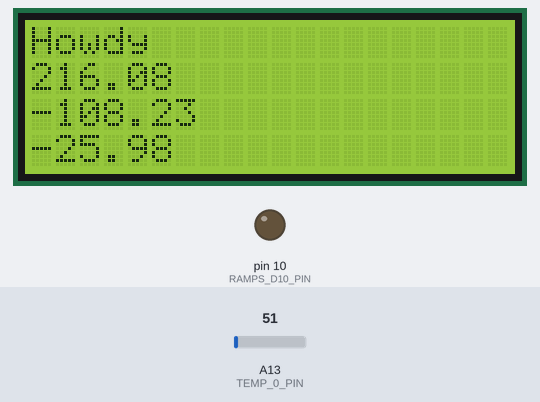
A sketch run on a simulated Arduino Mega 2560, built with avr-gcc and run on an emulated ATmega2560. On the bench: 20×4 character LCD, output pins drawn as LEDs (lit = HIGH). The test bench sets the inputs (shaded band); at power-on: A13 (TEMP_0_PIN) = 51.

Above: at 1.27 s.
1.3 s: A13 (TEMP_0_PIN) set to 163
At 1.38 s:
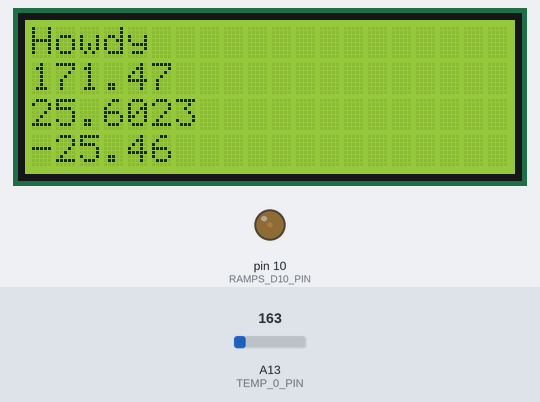
3.1 s: A13 (TEMP_0_PIN) set to 112
At 3.17 s:
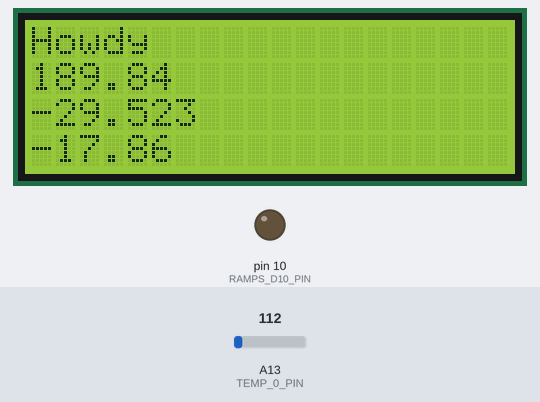
4.9 s: A13 (TEMP_0_PIN) set to 86
At 4.95 s:
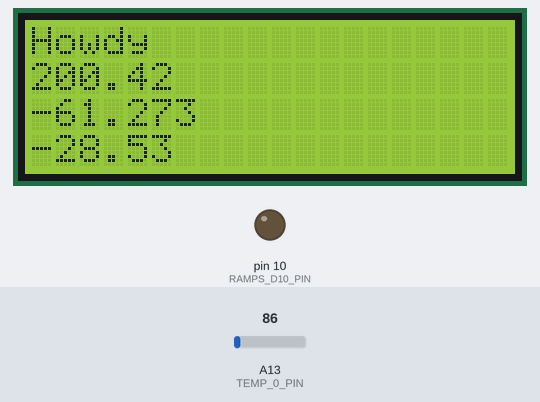
Timing chart, 0 to 7.9 s (numbered marks = the images above; inputs shaded):
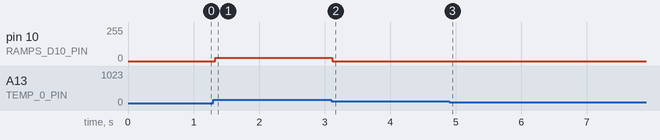

The sketch:

CNZ_KOD_WYSWIETLACZ.ino
```cpp
/*Michał Zarzycki,Patryk Nowicki, Krystian Cieślak 2019*/
#include <LiquidCrystal.h>

#define TEMP_0_PIN 13

#ifndef RAMPS_D10_PIN
  #define RAMPS_D10_PIN    10
#endif

#define HEATER_0_PIN       RAMPS_D10_PIN

#define a -4.52095923146465e-07
#define b 0.000771676586865781
#define c -0.546501992496493
#define d 242.002559782888

LiquidCrystal lcd(16, 17, 23, 25, 27, 29);

double e, calka, proporcja;
int k = 75, u;

void setup()
{
  lcd.begin(20, 4);
  pinMode(HEATER_0_PIN, OUTPUT);

}

void loop()
{
  lcd.setCursor(0, 0);
  lcd.print("Howdy");

  double temp = analogRead(TEMP_0_PIN);

  double aproks = a*pow(temp,3) + b*pow(temp,2) + c*temp + d;

  lcd.setCursor(0, 1);
  lcd.print(aproks);

/*
  if(k != 0)
  {
    digitalWrite(HEATER_0_PIN, HIGH);
    k--;
  }
  else
  {
    digitalWrite(HEATER_0_PIN, LOW);
  }*/

  e = 180 - aproks;

  if(calka < 500)
  {

  }
  calka = calka + 0.06 * e;

  proporcja = 255/80*e;

  u = round(255/80*e+0.1*calka);

  if(u > 255)
  {
    u = 255;
  }
  if(u < 0)
  {
    u = 0;
  }

  analogWrite(HEATER_0_PIN, u);
  lcd.setCursor(0,2);
  lcd.print(proporcja);
  lcd.setCursor(0,3);
  lcd.print(calka);

  delay(100);

}
```

Measured:
- after the input at 1.3 s, pin 10 (RAMPS_D10_PIN): 0/255 → 23/255 at once, → 24/255 0.95 s later
- after the input at 3.1 s, pin 10 (RAMPS_D10_PIN): 24/255 → 0/255 at once
